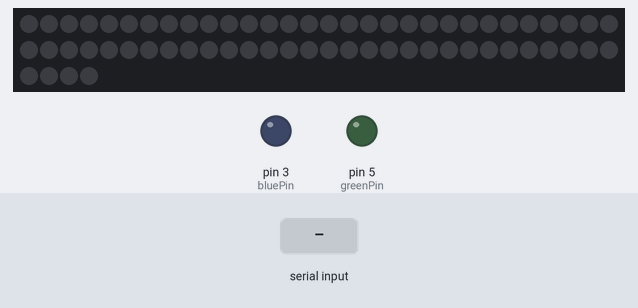
Bench run of a sketch on a simulated Arduino Uno, built with avr-gcc and run on an emulated ATmega328P. Shown: 64 RGB LEDs in strip order, left to right, continuing on the next row, output pins drawn as LEDs (lit = HIGH). The test bench sets the inputs (shaded band). What the sketch prints to the serial monitor is not drawn.

Above: at 1.2 s.
1.3 s: "30,150,10,200\n" received over Serial
At 1.79 s:
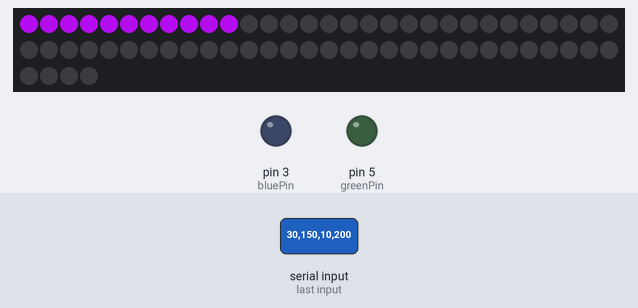
At 3.9 s:
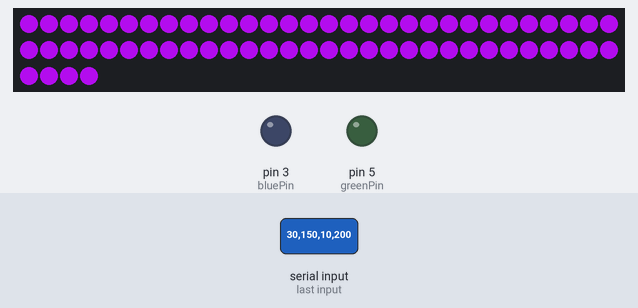
4.1 s: "90,45,200,10\n" received over Serial
At 11.3 s:
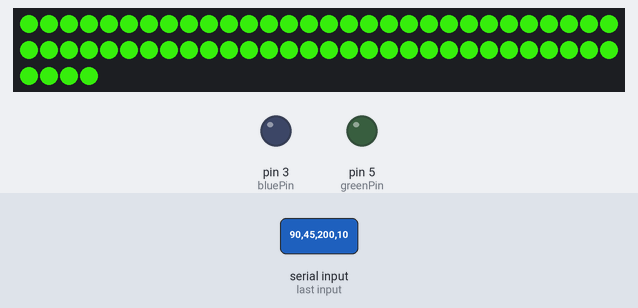

The sketch:

hack-a-lamp_arduino.ino
```cpp
#include "Adafruit_NeoPixel.h"
#define PIXEL_PIN    6    // Digital IO pin connected to the NeoPixels.
#define PIXEL_COUNT 64
Adafruit_NeoPixel strip = Adafruit_NeoPixel(PIXEL_COUNT, PIXEL_PIN, NEO_GRB + NEO_KHZ800);

int redPin = 6, greenPin = 5, bluePin = 3;
int delayLed = 10; // make the fade smoother

// last colour of each led
int red_old = 0, green_old = 0, blue_old = 0;

boolean isStrip  = true;

void setup() {

  Serial.begin(19200);
  pinMode(redPin, OUTPUT);
  pinMode(greenPin, OUTPUT);
  pinMode(bluePin, OUTPUT);

  Serial.println("Ready!");
  //strip.ledsetup();
  strip.begin();
}

void loop() {

  while (Serial.available() > 0) {

    int red = 0, green = 0, blue = 0;

    delayLed = Serial.parseInt();
    red = Serial.parseInt();
    green = Serial.parseInt();
    blue = Serial.parseInt();

    if (Serial.read() == '\n') {
      //For common anode led, use ie: red = 255 - constrain(red, 0, 255);
      red = constrain(red, 0, 255);
      green = constrain(green, 0, 255);
      blue = constrain(blue, 0, 255);


      //Modify each led colour
      if (isStrip) {
        colorWipe(strip.Color(red, green, blue), delayLed); // Red
      } else {
        fade(redPin, red, red_old, delayLed);
        fade(greenPin, green, green_old, delayLed);
        fade(bluePin, blue, blue_old, delayLed);
      }

      //Store colour data
      red_old = red;
      green_old = green;
      blue_old = blue;
    }
  }
}

void fade(int pin, int newValue, int aktValue, int delayValue) {

  if (newValue > aktValue) {
    for (int i = aktValue; i <= newValue; i++) {
      analogWrite(pin, i);
      delay(delayValue);
    }
  } else if (newValue < aktValue) {
    for (int i = aktValue; i >= newValue; i--) {
      analogWrite(pin, i);
      delay(delayValue);
    }
  }
}

// Fill the dots one after the other with a color
void colorWipe(uint32_t c, uint8_t wait) {
  for (uint16_t i = 0; i < strip.numPixels(); i++) {
    strip.setPixelColor(i, c);
    strip.show();
    delay(wait);
  }
}
```

Measured:
- after the input at 1.3 s, the LEDs: first change at once (image 1 shows a later state)
- after the input at 4.1 s, the LEDs: first change at once (image 3 shows a later state)
